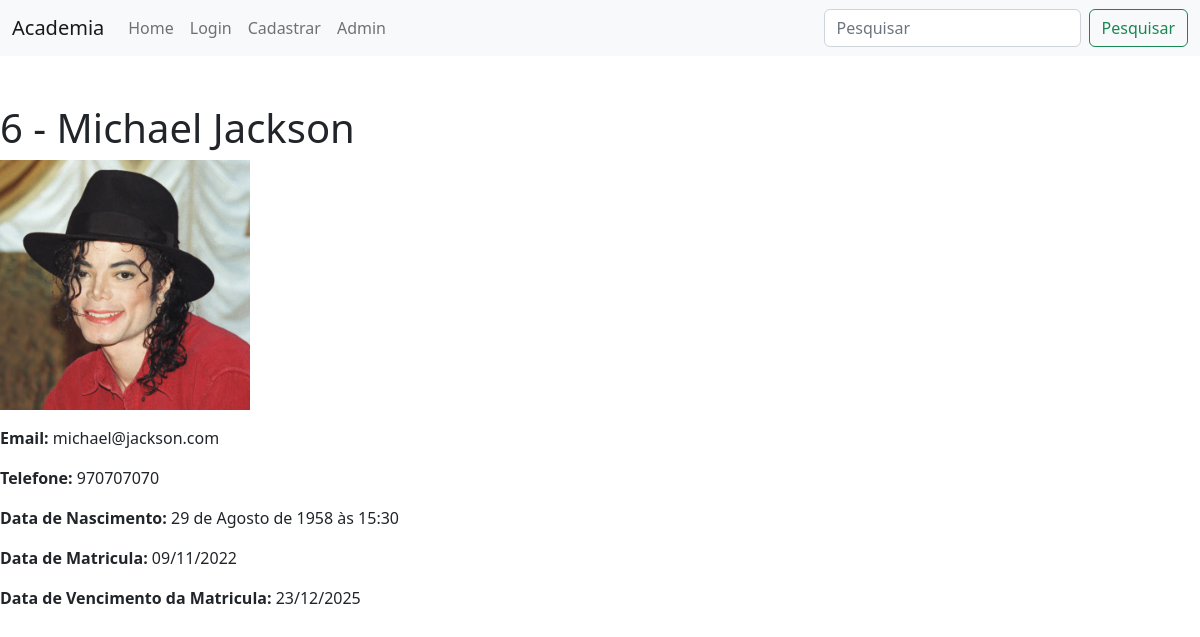
Page /6 on the committed database.
### alunos/models.py (models this page shows, shortened)
class Aluno(models.Model):
    nome = models.CharField(max_length=255)
    telefone = models.CharField(max_length=255)
    email = models.CharField(max_length=255, blank=True)
    data_criacao = models.DateTimeField(default=timezone.now)
    data_nascimento = models.DateTimeField()
    data_vencimento_matricula = models.DateTimeField(
        default=timezone.now() + timedelta(days=30))
    foto = models.ImageField(upload_to='fotos/%Y/%m/', blank=True)

### alunos/views.py (the view)
# urls.py: path("<int:aluno_id>", views.aluno, name="aluno"),
def aluno(request, aluno_id):
    aluno = get_object_or_404(Aluno, id=aluno_id)
    if aluno.data_vencimento_matricula.timestamp() < datetime.now().timestamp():
        messages.add_message(request, messages.ERROR,
                             'Matrícula vencida')
    return render(request, 'alunos/detalhes.html', {
        'aluno': aluno
    })

### alunos/templates/alunos/detalhes.html (shortened to what this page needs)
{% extends 'base.html' %} {% block conteudo %}
<div>
    <h1>{{aluno.id}} - {{aluno.nome}}</h1>
    {% if aluno.foto %}
    <p>
        <img
            src="{{aluno.foto.url}}"
            alt="{{aluno.nome}}"
            style="height: auto; max-width: 250px"
        />
    </p>
    {% endif %}
    <p>
        <strong>Email:</strong>
        {{aluno.email}}
    </p>
    <p><strong>Telefone: </strong>{{aluno.telefone}}</p>
    <p><strong>Data de Nascimento: </strong>{{aluno.data_nascimento}}</p>
    <p>
        <strong>Data de Matricula: </strong>{{aluno.data_criacao|date:'d/m/Y' }}
    </p>
    <p>
        <strong> Data de Vencimento da Matricula: </strong>
        {{aluno.data_vencimento_matricula|date:'d/m/Y'}}
    </p>
</div>
{% endblock conteudo %}

### rows in the picture
Aluno: id "6", nome "Michael Jackson", foto (picture), email "michael@jackson.com", telefone "970707070", data_nascimento "29 de Agosto de 1958 às 15:30", data_criacao "09/11/2022", data_vencimento_matricula "23/12/2025"
